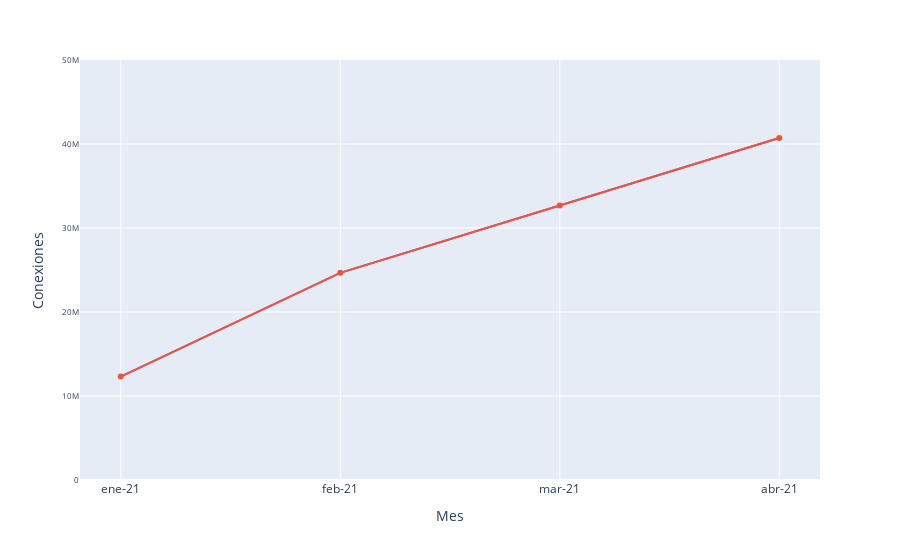

This figure's notebook cell:
### Code cell
fig = px.line(df_mes, x="Mes", y="Conexiones" )
fig.add_scatter(x=df_mes['Mes'], y=df_mes['Conexiones'])
fig.update_layout(showlegend=False)
fig.update_yaxes(tickfont=dict(size=8),range=[0, 50000000])
fig.show()

### Figure 1 — Plotly figure (JSON) as saved in the notebook; plotly's stock layout.template omitted (floating-point values rounded to 4 significant figures)
{"data": [{"hovertemplate": "Mes=%{x}<br>Conexiones=%{y}<extra></extra>", "legendgroup": "", "line": {"color": "#636efa", "dash": "solid"}, "mode": "lines", "name": "", "orientation": "v", "showlegend": false, "type": "scatter", "x": ["ene-21", "feb-21", "mar-21", "abr-21"], "xaxis": "x", "y": [12306550, 24663150, 32682550, 40723450], "yaxis": "y"}, {"type": "scatter", "x": ["ene-21", "feb-21", "mar-21", "abr-21"], "y": [12306550, 24663150, 32682550, 40723450]}], "layout": {"autosize": true, "legend": {"tracegroupgap": 0}, "margin": {"t": 60}, "showlegend": false, "xaxis": {"anchor": "y", "autorange": true, "domain": [0, 1], "range": [-0.1838, 3.184], "title": {"text": "Mes"}, "type": "category"}, "yaxis": {"anchor": "x", "domain": [0, 1], "range": [0, 50000000], "tickfont": {"size": 8}, "title": {"text": "Conexiones"}, "type": "linear"}}}
